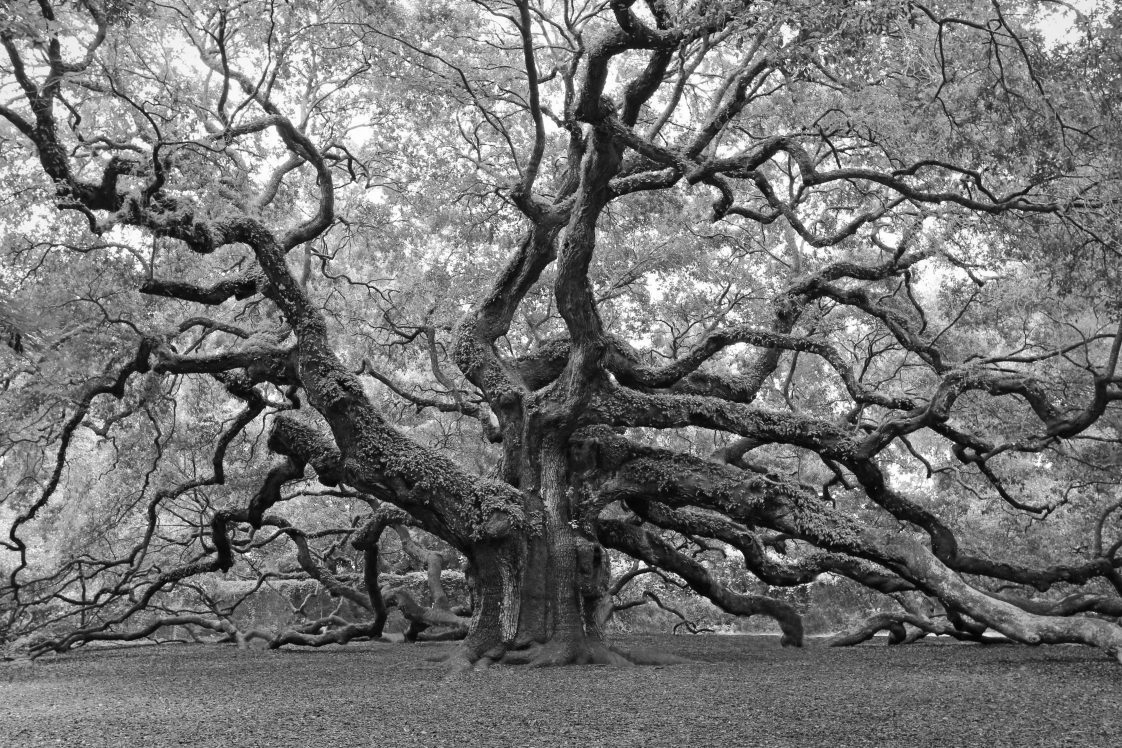
#> input picture labs/lab 1/images/grayscaleimage.png, 1122 x 748 px
$ python more_exercise4.py
#> lines starting #> are read from the running program, lines starting #| are printed output that depends on the picture; long printed decimals are rounded
import cv2
import random
import numpy as np


def add_salt_and_pepper_noise(image, prob):

        output = np.zeros(image.shape, np.uint8)
        thres = 1 - prob

        for i in range(image.shape[0]):
            for j in range(image.shape[1]):
                rdn = random.random()
                if rdn < prob / 2:  # Pepper noise (set to 0)
                    output[i][j] = 0
                elif rdn > thres + (prob / 2):  # Salt noise (set to 255)
                    output[i][j] = 255
                else:  # Keep original pixel value
                    output[i][j] = image[i][j]
        return output

kernel = np.ones((3,3), np.uint8)
image = cv2.imread("images/grayscaleimage.png")
#> image is the input picture: shape (748, 1122, 3); min 0, max 255, mean 115.6
cv2.imshow("Default Image", image)

base_image = image

image = add_salt_and_pepper_noise(image,0.25)
#> after the loop in add_salt_and_pepper_noise, `for i in range(image.shape[0]):`:
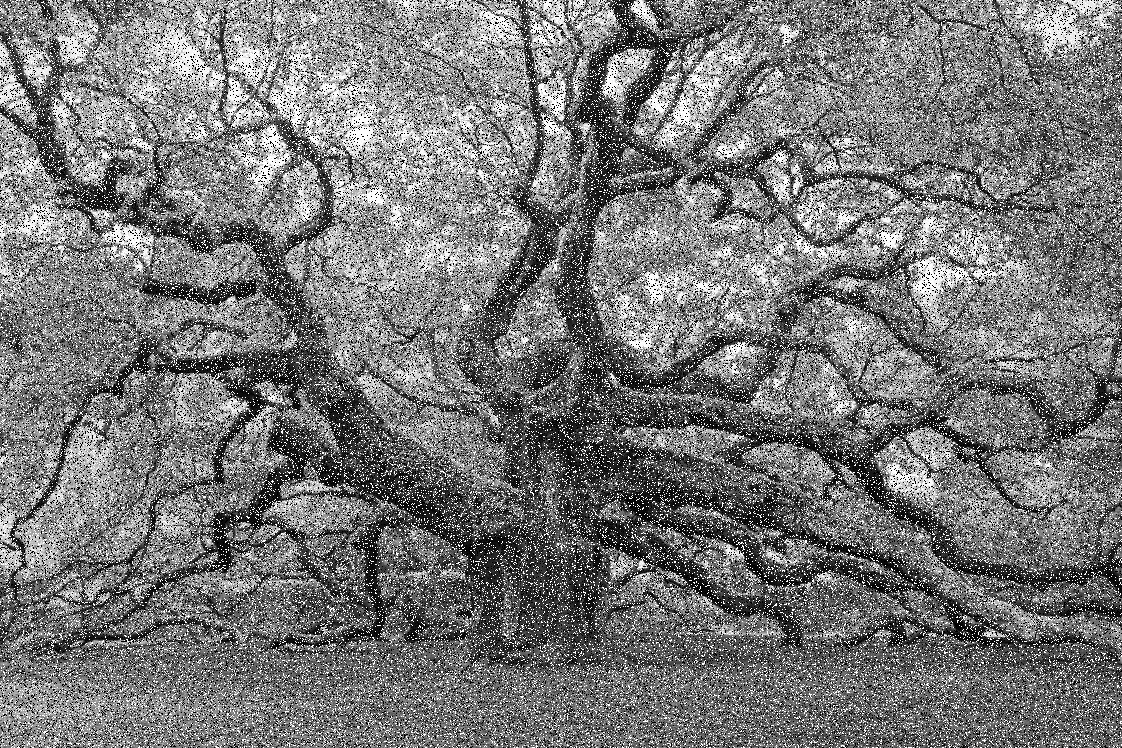
#> output: shape (748, 1122, 3); min 0, max 255, mean 118.7
cv2.imshow("Noised Image", image)

image = cv2.morphologyEx(image, cv2.MORPH_OPEN, kernel)
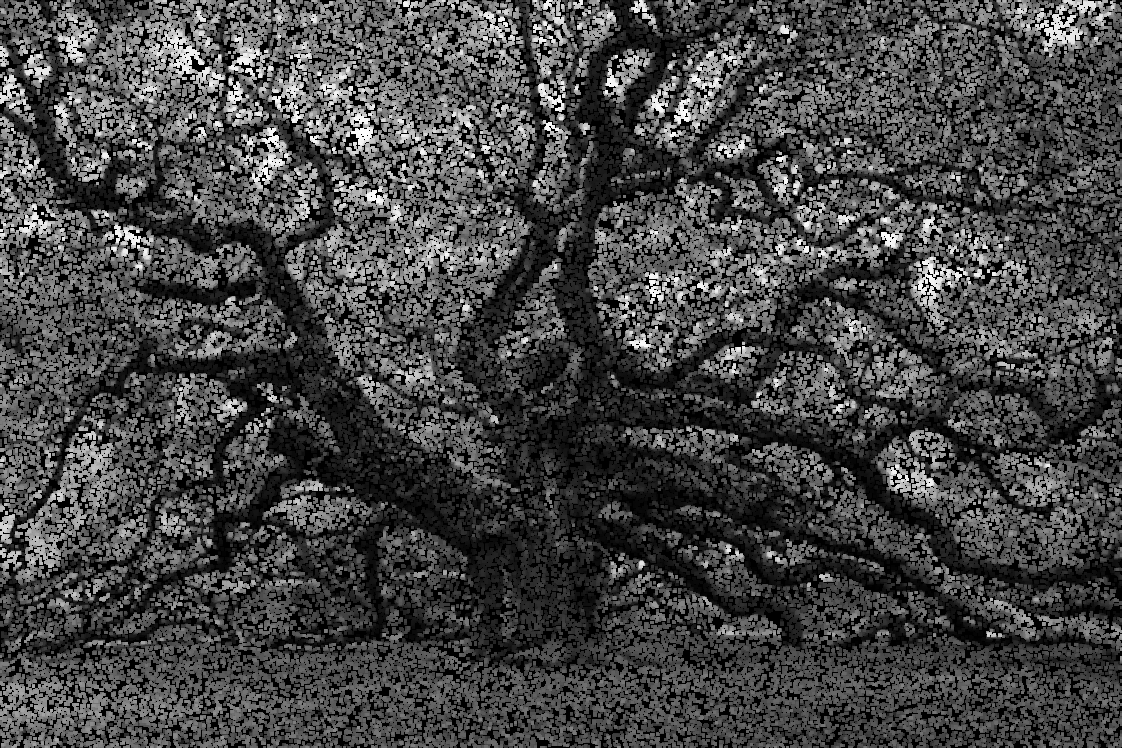
#> image: shape (748, 1122, 3); min 0, max 253, mean 69
cv2.imshow("Denoised Image", image)

cv2.waitKey()

print(f"PSNR: {cv2.PSNR(base_image, image)}")
#| PSNR: 10.862
